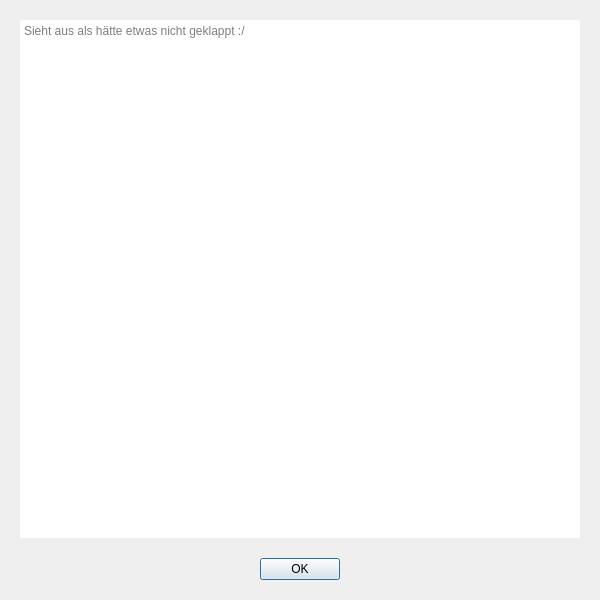
<?xml version="1.0" encoding="UTF-8"?>
<ui version="4.0">
 <class>Documentation</class>
 <widget class="QWidget" name="Documentation">
  <property name="geometry">
   <rect>
    <x>0</x>
    <y>0</y>
    <width>600</width>
    <height>600</height>
   </rect>
  </property>
  <property name="windowTitle">
   <string>MEEGA - Documentation</string>
  </property>
  <layout class="QVBoxLayout" name="verticalLayout">
   <property name="spacing">
    <number>20</number>
   </property>
   <property name="leftMargin">
    <number>20</number>
   </property>
   <property name="topMargin">
    <number>20</number>
   </property>
   <property name="rightMargin">
    <number>20</number>
   </property>
   <property name="bottomMargin">
    <number>20</number>
   </property>
   <item>
    <widget class="QTextBrowser" name="textBrowser">
     <property name="frameShape">
      <enum>QFrame::Shape::NoFrame</enum>
     </property>
     <property name="html">
      <string>&lt;!DOCTYPE HTML PUBLIC &quot;-//W3C//DTD HTML 4.0//EN&quot; &quot;http://www.w3.org/TR/REC-html40/strict.dtd&quot;&gt;
&lt;html&gt;&lt;head&gt;&lt;meta name=&quot;qrichtext&quot; content=&quot;1&quot; /&gt;&lt;meta charset=&quot;utf-8&quot; /&gt;&lt;style type=&quot;text/css&quot;&gt;
p, li { white-space: pre-wrap; }
hr { height: 1px; border-width: 0; }
li.unchecked::marker { content: &quot;\2610&quot;; }
li.checked::marker { content: &quot;\2612&quot;; }
&lt;/style&gt;&lt;/head&gt;&lt;body style=&quot; font-family:'Segoe UI'; font-size:9pt; font-weight:400; font-style:normal;&quot;&gt;
&lt;p style=&quot;-qt-paragraph-type:empty; margin-top:0px; margin-bottom:0px; margin-left:0px; margin-right:0px; -qt-block-indent:0; text-indent:0px;&quot;&gt;&lt;br /&gt;&lt;/p&gt;&lt;/body&gt;&lt;/html&gt;</string>
     </property>
     <property name="placeholderText">
      <string>Sieht aus als hätte etwas nicht geklappt :/</string>
     </property>
    </widget>
   </item>
   <item>
    <widget class="QDialogButtonBox" name="buttonBox">
     <property name="standardButtons">
      <set>QDialogButtonBox::StandardButton::Ok</set>
     </property>
     <property name="centerButtons">
      <bool>true</bool>
     </property>
    </widget>
   </item>
  </layout>
 </widget>
 <resources/>
 <connections/>
</ui>
